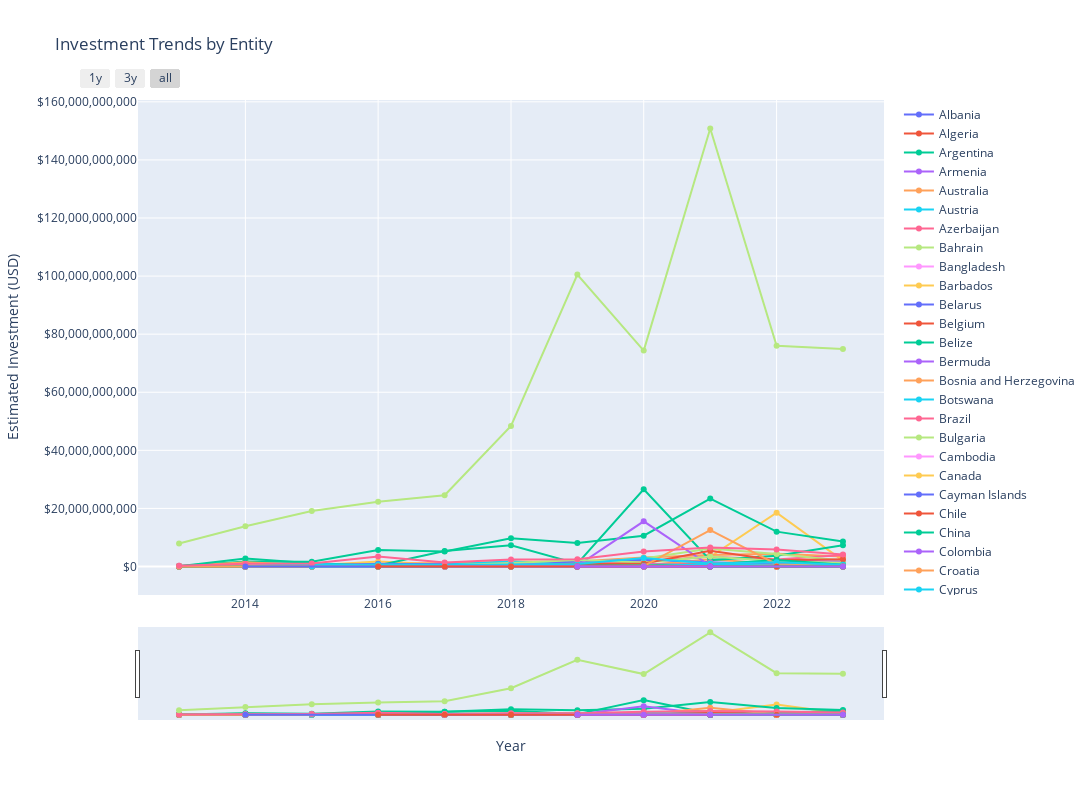

The cell this chart's notebook holds for it:
### Markdown cell above
### Total AI investment by Year

### Code cell
fig = go.Figure()


for entity in df_investments["Entity"].unique():
    df_entity = df_investments[df_investments["Entity"] == entity]
    fig.add_trace(go.Scatter(
        x=df_entity["Year"], 
        y=df_entity["Estimated Investment"], 
        mode="lines+markers",
        name=entity,
    ))


fig.update_layout(
    title="Investment Trends by Entity"
)


fig.update_layout(
    xaxis=dict(
        title="Year",
        rangeselector=dict(
            buttons=list([
                dict(count=1, label="1y", step="year", stepmode="backward"),
                dict(count=3, label="3y", step="year", stepmode="backward"),
                dict(step="all")
            ])
        ),
        rangeslider=dict(visible=True),
        type="date"
    ),
    yaxis=dict(title="Estimated Investment (USD)", tickformat="$,.0f"),
    height = 800, 
    width = 1100
)

# fig.write_html("ai_investment.html", full_html = True)

fig.show()

### Figure 1 — Plotly figure (JSON) as saved in the notebook; plotly's stock layout.template omitted (floating-point values rounded to 4 significant figures)
{"data": [{"mode": "lines+markers", "name": "Albania", "type": "scatter", "x": [2014, 2016, 2019, 2020], "y": [4578426, 2258014, 7419258, 4187914]}, {"mode": "lines+markers", "name": "Algeria", "type": "scatter", "x": [2021, 2022], "y": [0, 0]}, {"mode": "lines+markers", "name": "Argentina", "type": "scatter", "x": [2013, 2014, 2016, 2017, 2018, 2019, 2020, 2021, 2022, 2023], "y": [1163174, 1144607, 1129007, 5527297, 1079101, 3179682, 26174463, 17000000, 19443941, 316589233]}, {"mode": "lines+markers", "name": "Armenia", "type": "scatter", "x": [2020, 2021, 2023], "y": [3140936, 12000000, 6225069]}, {"mode": "lines+markers", "name": "Australia", "type": "scatter", "x": [2013, 2014, 2015, 2016, 2017, 2018, 2019, 2020, 2021, 2022, 2023], "y": [1163174, 1144607, 92603272, 89191555, 46429296, 182368151, 264973486, 419838381, 2465000000, 893495405, 566481297]}, {"mode": "lines+markers", "name": "Austria", "type": "scatter", "x": [2013, 2014, 2015, 2016, 2017, 2018, 2019, 2020, 2021, 2022, 2023], "y": [3489523, 6867639, 2286501, 5645035, 15476432, 59350582, 104929501, 148670948, 275000000, 344435534, 151180252]}, {"mode": "lines+markers", "name": "Azerbaijan", "type": "scatter", "x": [2022], "y": [0]}, {"mode": "lines+markers", "name": "Bahrain", "type": "scatter", "x": [2020, 2021, 2022], "y": [0, 40000000, 0]}, {"mode": "lines+markers", "name": "Bangladesh", "type": "scatter", "x": [2018, 2019, 2020, 2021, 2022, 2023], "y": [0, 1059894, 0, 0, 0, 0]}, {"mode": "lines+markers", "name": "Barbados", "type": "scatter", "x": [2016], "y": [20322126]}, {"mode": "lines+markers", "name": "Belarus", "type": "scatter", "x": [2016, 2017, 2020, 2022], "y": [2258014, 8843675, 2093957, 0]}, {"mode": "lines+markers", "name": "Belgium", "type": "scatter", "x": [2013, 2014, 2015, 2016, 2017, 2018, 2019, 2020, 2021, 2022, 2023], "y": [8142221, 28615164, 137190032, 76772478, 318372312, 48559567, 170642925, 392616940, 505000000, 447210654, 232995447]}, {"mode": "lines+markers", "name": "Belize", "type": "scatter", "x": [2019, 2022], "y": [10598939, 18518039]}, {"mode": "lines+markers", "name": "Bermuda", "type": "scatter", "x": [2014, 2017, 2020, 2021], "y": [30904377, 86225835, 5234893, 50000000]}, {"mode": "lines+markers", "name": "Bosnia and Herzegovina", "type": "scatter", "x": [2016, 2020, 2021, 2023], "y": [0, 0, 0, 0]}, {"mode": "lines+markers", "name": "Botswana", "type": "scatter", "x": [2014, 2015, 2016, 2019, 2021], "y": [1144607, 1143250, 0, 1059894, 1000000]}, {"mode": "lines+markers", "name": "Brazil", "type": "scatter", "x": [2013, 2014, 2015, 2016, 2017, 2018, 2019, 2020, 2021, 2022, 2023], "y": [2326349, 21747525, 144049534, 14677091, 129338752, 212582993, 423957578, 811408343, 618000000, 908309837, 186752076]}, {"mode": "lines+markers", "name": "Bulgaria", "type": "scatter", "x": [2013, 2014, 2015, 2016, 2017, 2018, 2019, 2021, 2022, 2023], "y": [1163174, 1144607, 28581257, 0, 1105459, 130571280, 2119788, 1000000, 925902, 7114365]}, {"mode": "lines+markers", "name": "Cambodia", "type": "scatter", "x": [2018], "y": [0]}, {"mode": "lines+markers", "name": "Canada", "type": "scatter", "x": [2013, 2014, 2015, 2016, 2017, 2018, 2019, 2020, 2021, 2022, 2023], "y": [145396812, 193438508, 377272589, 1742057840, 722970459, 1724404178, 1565463357, 1700293096, 3362000000, 18542112938, 2022258193]}, {"mode": "lines+markers", "name": "Cayman Islands", "type": "scatter", "x": [2017, 2018, 2019, 2020, 2021, 2022], "y": [3316378, 9711913, 0, 3140936, 16000000, 2777706]}, {"mode": "lines+markers", "name": "Chile", "type": "scatter", "x": [2013, 2014, 2015, 2016, 2017, 2018, 2019, 2020, 2021, 2022, 2023], "y": [1163174, 114460656, 0, 0, 8843675, 89565424, 33916606, 95275044, 270000000, 75923962, 4446478]}, {"mode": "lines+markers", "name": "China", "type": "scatter", "x": [2013, 2014, 2015, 2016, 2017, 2018, 2019, 2020, 2021, 2022, 2023], "y": [140744114, 1713476018, 1632561385, 5686808385, 5181288292, 9731337219, 8123027195, 10615315084, 23386000000, 12002467293, 8634170972]}, {"mode": "lines+markers", "name": "Colombia", "type": "scatter", "x": [2013, 2014, 2015, 2016, 2017, 2018, 2019, 2020, 2021, 2022, 2023], "y": [0, 0, 0, 0, 1105459, 0, 6359364, 3140936, 15000000, 618502519, 2667887]}, {"mode": "lines+markers", "name": "Croatia", "type": "scatter", "x": [2015, 2016, 2018, 2019, 2020, 2021, 2022], "y": [0, 3387021, 6474609, 3179682, 1046979, 197000000, 331472907]}, {"mode": "lines+markers", "name": "Cyprus", "type": "scatter", "x": [2014, 2015, 2016, 2017, 2018, 2019, 2020, 2021, 2022, 2023], "y": [1144607, 2286501, 1129007, 2210919, 3237304, 3179682, 47114033, 27000000, 4629510, 0]}, {"mode": "lines+markers", "name": "Czechia", "type": "scatter", "x": [2013, 2014, 2015, 2016, 2017, 2018, 2019, 2020, 2021, 2022, 2023], "y": [20937141, 0, 2286501, 3387021, 9949135, 3237304, 9539046, 52348925, 61000000, 173143669, 63139988]}, {"mode": "lines+markers", "name": "Denmark", "type": "scatter", "x": [2013, 2015, 2016, 2017, 2018, 2019, 2020, 2021, 2022, 2023], "y": [18610792, 28581257, 30483190, 84014916, 232006820, 67833212, 273261390, 435000000, 289807318, 270345862]}, {"mode": "lines+markers", "name": "Dominican Republic", "type": "scatter", "x": [2020, 2021, 2022], "y": [0, 0, 0]}, {"mode": "lines+markers", "name": "Ecuador", "type": "scatter", "x": [2017, 2021, 2023], "y": [1105459, 0, 889296]}, {"mode": "lines+markers", "name": "Egypt", "type": "scatter", "x": [2016, 2017, 2018, 2019, 2020, 2021, 2022, 2023], "y": [0, 0, 0, 2119788, 2093957, 69000000, 37961981, 8003660]}, {"mode": "lines+markers", "name": "El Salvador", "type": "scatter", "x": [2020, 2021], "y": [0, 1000000]}, {"mode": "lines+markers", "name": "Estonia", "type": "scatter", "x": [2013, 2014, 2015, 2016, 2017, 2018, 2019, 2020, 2021, 2022, 2023], "y": [0, 26325951, 12575753, 7903049, 4421838, 23740233, 18018197, 26174463, 106000000, 141663002, 21343094]}, {"mode": "lines+markers", "name": "Finland", "type": "scatter", "x": [2013, 2014, 2015, 2016, 2017, 2018, 2019, 2020, 2021, 2022, 2023], "y": [18610792, 1144607, 154338786, 29354183, 87331294, 39926755, 295710411, 265932541, 224000000, 598132675, 127169271]}, {"mode": "lines+markers", "name": "France", "type": "scatter", "x": [2013, 2014, 2015, 2016, 2017, 2018, 2019, 2020, 2021, 2022, 2023], "y": [56995550, 1420456739, 398994344, 806111016, 1246958224, 1355351469, 1742465646, 3087539617, 3958000000, 4380442240, 3455802698]}, {"mode": "lines+markers", "name": "Georgia", "type": "scatter", "x": [2022, 2023], "y": [4629510, 0]}, {"mode": "lines+markers", "name": "Germany", "type": "scatter", "x": [2013, 2014, 2015, 2016, 2017, 2018, 2019, 2020, 2021, 2022, 2023], "y": [289630449, 466999476, 700812415, 696597334, 654431975, 716523388, 1153164612, 1772534613, 3370000000, 2390678898, 3923572184]}, {"mode": "lines+markers", "name": "Ghana", "type": "scatter", "x": [2013, 2015, 2016, 2017, 2018, 2019, 2021, 2022, 2023], "y": [1163174, 1143250, 11290070, 0, 1079101, 0, 3000000, 35184275, 9782252]}, {"mode": "lines+markers", "name": "Greece", "type": "scatter", "x": [2013, 2014, 2015, 2016, 2017, 2018, 2019, 2020, 2021, 2022, 2023], "y": [0, 426938246, 0, 12419077, 66327565, 2158203, 11658833, 18845613, 58000000, 105552825, 216098831]}, {"mode": "lines+markers", "name": "Guatemala", "type": "scatter", "x": [2019], "y": [5299470]}, {"mode": "lines+markers", "name": "Hungary", "type": "scatter", "x": [2013, 2014, 2015, 2016, 2017, 2018, 2019, 2020, 2021, 2022, 2023], "y": [0, 5723033, 395564593, 12419077, 2210919, 45322262, 12718727, 10469785, 28000000, 112960041, 14228730]}, {"mode": "lines+markers", "name": "Iceland", "type": "scatter", "x": [2013, 2014, 2015, 2016, 2017, 2018, 2019, 2020, 2021, 2022, 2023], "y": [1163174, 0, 3429751, 4516028, 3316378, 5395507, 10598939, 15704678, 4000000, 27777059, 16007321]}, {"mode": "lines+markers", "name": "India", "type": "scatter", "x": [2013, 2014, 2015, 2016, 2017, 2018, 2019, 2020, 2021, 2022, 2023], "y": [68627295, 2719585184, 1142107019, 311605939, 5336052611, 7297963363, 981461793, 26600582930, 2203000000, 3684163956, 7294002504]}, {"mode": "lines+markers", "name": "Indonesia", "type": "scatter", "x": [2013, 2015, 2016, 2017, 2018, 2019, 2020, 2021, 2022, 2023], "y": [2326349, 2286501, 2258014, 28741945, 61508785, 22257773, 781045966, 186000000, 119441355, 35571824]}, {"mode": "lines+markers", "name": "Iran", "type": "scatter", "x": [2018], "y": [5395507]}, {"mode": "lines+markers", "name": "Iraq", "type": "scatter", "x": [2020, 2022], "y": [0, 0]}, {"mode": "lines+markers", "name": "Ireland", "type": "scatter", "x": [2013, 2014, 2015, 2016, 2017, 2018, 2019, 2020, 2021, 2022, 2023], "y": [2326349, 43495049, 27438006, 222414384, 87331294, 137045889, 179122077, 177986346, 602000000, 210179748, 164519686]}, {"mode": "lines+markers", "name": "Israel", "type": "scatter", "x": [2013, 2014, 2015, 2016, 2017, 2018, 2019, 2020, 2021, 2022, 2023], "y": [181455221, 170546377, 477878613, 546439400, 638955544, 1260390538, 1490210887, 2723191097, 6219000000, 4284148435, 1992022142]}, {"mode": "lines+markers", "name": "Italy", "type": "scatter", "x": [2013, 2014, 2015, 2016, 2017, 2018, 2019, 2020, 2021, 2022, 2023], "y": [15121268, 26325951, 45730011, 18064112, 11054594, 263300763, 223637622, 195784981, 224000000, 81479374, 167187573]}, {"mode": "lines+markers", "name": "Jamaica", "type": "scatter", "x": [2018], "y": [0]}, {"mode": "lines+markers", "name": "Japan", "type": "scatter", "x": [2013, 2014, 2015, 2016, 2017, 2018, 2019, 2020, 2021, 2022, 2023], "y": [47690154, 85845492, 256088060, 940462852, 738446891, 1035937428, 1794400449, 2306493651, 1423000000, 672204833, 827934203]}, {"mode": "lines+markers", "name": "Jordan", "type": "scatter", "x": [2016, 2018, 2019, 2020, 2021, 2022, 2023], "y": [0, 0, 1059894, 0, 0, 0, 889296]}, {"mode": "lines+markers", "name": "Kazakhstan", "type": "scatter", "x": [2019, 2020, 2021, 2022, 2023], "y": [0, 1046979, 1000000, 1851804, 8003660]}, {"mode": "lines+markers", "name": "Kenya", "type": "scatter", "x": [2016, 2017, 2018, 2019, 2020, 2021, 2022, 2023], "y": [2258014, 5527297, 9711913, 19078091, 17798635, 15000000, 40739687, 5335774]}, {"mode": "lines+markers", "name": "Latvia", "type": "scatter", "x": [2013, 2014, 2015, 2016, 2017, 2018, 2019, 2020, 2021, 2022, 2023], "y": [0, 1144607, 1143250, 0, 4421838, 10791015, 2119788, 5234893, 1000000, 925902, 889296]}, {"mode": "lines+markers", "name": "Lebanon", "type": "scatter", "x": [2014, 2015, 2016, 2017, 2018, 2019, 2020, 2021, 2022], "y": [0, 0, 0, 1105459, 1079101, 0, 0, 0, 0]}, {"mode": "lines+markers", "name": "Lithuania", "type": "scatter", "x": [2014, 2016, 2017, 2018, 2019, 2020, 2021, 2022, 2023], "y": [0, 1129007, 1105459, 3237304, 10598939, 5234893, 9000000, 3703608, 47132667]}, {"mode": "lines+markers", "name": "Luxembourg", "type": "scatter", "x": [2014, 2015, 2016, 2017, 2018, 2019, 2020, 2021, 2022, 2023], "y": [311332984, 0, 0, 1105459, 8632812, 6359364, 442871909, 307000000, 6481314, 10671547]}, {"mode": "lines+markers", "name": "Madagascar", "type": "scatter", "x": [2019], "y": [5299470]}, {"mode": "lines+markers", "name": "Malaysia", "type": "scatter", "x": [2014, 2015, 2016, 2017, 2018, 2019, 2020, 2021, 2022, 2023], "y": [0, 5716251, 2258014, 1105459, 51796871, 81611834, 47114033, 106000000, 140737100, 74700830]}, {"mode": "lines+markers", "name": "Malta", "type": "scatter", "x": [2014, 2017, 2018, 2020], "y": [1144607, 1105459, 0, 32456334]}, {"mode": "lines+markers", "name": "Mauritius", "type": "scatter", "x": [2016, 2019, 2020, 2021, 2022], "y": [1129007, 2119788, 4187914, 23000000, 55554118]}, {"mode": "lines+markers", "name": "Mexico", "type": "scatter", "x": [2013, 2014, 2015, 2016, 2017, 2018, 2019, 2020, 2021, 2022, 2023], "y": [1163174, 2289213, 9146002, 11290070, 28741945, 7553710, 146265364, 41879140, 210000000, 291659122, 123612088]}, {"mode": "lines+markers", "name": "Mongolia", "type": "scatter", "x": [2018, 2019, 2021], "y": [0, 0, 0]}, {"mode": "lines+markers", "name": "Morocco", "type": "scatter", "x": [2022], "y": [0]}, {"mode": "lines+markers", "name": "Netherlands", "type": "scatter", "x": [2013, 2014, 2015, 2016, 2017, 2018, 2019, 2020, 2021, 2022, 2023], "y": [10468570, 28615164, 300674821, 681920243, 601369923, 1790229369, 356124366, 440777951, 931000000, 1594403200, 927535310]}, {"mode": "lines+markers", "name": "New Zealand", "type": "scatter", "x": [2014, 2015, 2016, 2017, 2018, 2019, 2020, 2021, 2022, 2023], "y": [13735279, 6859502, 176125096, 1105459, 53955074, 280871895, 136107206, 1261000000, 233327298, 22232390]}, {"mode": "lines+markers", "name": "Nigeria", "type": "scatter", "x": [2016, 2017, 2018, 2019, 2020, 2021, 2022, 2023], "y": [56450351, 0, 11870116, 13778621, 3140936, 2000000, 4629510, 16896616]}, {"mode": "lines+markers", "name": "North Macedonia", "type": "scatter", "x": [2022, 2023], "y": [925902, 889296]}, {"mode": "lines+markers", "name": "Norway", "type": "scatter", "x": [2013, 2014, 2015, 2016, 2017, 2018, 2019, 2020, 2021, 2022, 2023], "y": [3489523, 51507295, 1143250, 14677091, 113862320, 67983394, 274512532, 432402123, 437000000, 181476787, 204537988]}, {"mode": "lines+markers", "name": "Oman", "type": "scatter", "x": [2019, 2021], "y": [0, 0]}, {"mode": "lines+markers", "name": "Pakistan", "type": "scatter", "x": [2014, 2015, 2016, 2017, 2018, 2019, 2020, 2021, 2022, 2023], "y": [0, 1143250, 0, 1105459, 0, 1059894, 0, 7000000, 9259020, 0]}, {"mode": "lines+markers", "name": "Panama", "type": "scatter", "x": [2021], "y": [1000000]}, {"mode": "lines+markers", "name": "Paraguay", "type": "scatter", "x": [2021], "y": [0]}, {"mode": "lines+markers", "name": "Peru", "type": "scatter", "x": [2014, 2017, 2018, 2019, 2020, 2021, 2022, 2023], "y": [0, 0, 0, 1059894, 3140936, 1000000, 925902, 1778591]}, {"mode": "lines+markers", "name": "Philippines", "type": "scatter", "x": [2014, 2015, 2016, 2018, 2020, 2021, 2022, 2023], "y": [2289213, 2286501, 0, 3237304, 1046979, 4000000, 13888530, 22232390]}, {"mode": "lines+markers", "name": "Poland", "type": "scatter", "x": [2013, 2014, 2015, 2016, 2017, 2018, 2019, 2020, 2021, 2022, 2023], "y": [2326349, 10301459, 51446262, 21451133, 59694809, 30214842, 104929501, 148670948, 119000000, 170365963, 110272654]}, {"mode": "lines+markers", "name": "Portugal", "type": "scatter", "x": [2013, 2014, 2015, 2016, 2017, 2018, 2019, 2020, 2021, 2022, 2023], "y": [3489523, 10301459, 24008256, 15806098, 212248208, 161865223, 115528440, 18845613, 272000000, 212957454, 30236050]}, {"mode": "lines+markers", "name": "Puerto Rico", "type": "scatter", "x": [2017, 2018, 2019, 2020, 2021, 2022], "y": [0, 0, 2119788, 0, 1000000, 1851804]}, {"mode": "lines+markers", "name": "Qatar", "type": "scatter", "x": [2022, 2023], "y": [13888530, 0]}, {"mode": "lines+markers", "name": "Romania", "type": "scatter", "x": [2014, 2016, 2017, 2018, 2019, 2020, 2021, 2022, 2023], "y": [2289213, 1129007, 0, 0, 5299470, 5234893, 42000000, 24999353, 70254352]}, {"mode": "lines+markers", "name": "Russia", "type": "scatter", "x": [2013, 2014, 2015, 2016, 2017, 2018, 2019, 2020, 2021, 2022, 2023], "y": [1163174, 0, 5716251, 9032056, 15476432, 51796871, 32856712, 24080506, 24000000, 925902, 889296]}, {"mode": "lines+markers", "name": "Saint Kitts and Nevis", "type": "scatter", "x": [2021, 2023], "y": [1000000, 0]}, {"mode": "lines+markers", "name": "Saudi Arabia", "type": "scatter", "x": [2014, 2015, 2016, 2017, 2018, 2019, 2020, 2021, 2022, 2023], "y": [2289213, 1143250, 74514464, 24320107, 1154638592, 241655819, 15559147594, 230000000, 2046243363, 1714561915]}, {"mode": "lines+markers", "name": "Senegal", "type": "scatter", "x": [2021, 2023], "y": [0, 0]}, {"mode": "lines+markers", "name": "Serbia", "type": "scatter", "x": [2015, 2017, 2018, 2019, 2020, 2021, 2022, 2023], "y": [0, 0, 1079101, 0, 0, 0, 7407216, 39129006]}, {"mode": "lines+markers", "name": "Seychelles", "type": "scatter", "x": [2015, 2016, 2017, 2021, 2023], "y": [0, 1129007, 1105459, 1000000, 44464780]}, {"mode": "lines+markers", "name": "Singapore", "type": "scatter", "x": [2013, 2014, 2015, 2016, 2017, 2018, 2019, 2020, 2021, 2022, 2023], "y": [27916188, 107593017, 389848342, 190802187, 301790421, 1163271404, 2231076754, 1354790188, 3465000000, 1815693772, 1326829034]}, {"mode": "lines+markers", "name": "Slovakia", "type": "scatter", "x": [2014, 2015, 2016, 2017, 2018, 2019, 2020, 2021, 2022, 2023], "y": [1144607, 2286501, 1129007, 29847404, 4316406, 8479152, 11516764, 2000000, 10184922, 17785912]}, {"mode": "lines+markers", "name": "Slovenia", "type": "scatter", "x": [2014, 2015, 2016, 2017, 2018, 2019, 2020, 2021, 2022, 2023], "y": [0, 0, 0, 5527297, 0, 1059894, 4187914, 4000000, 9259020, 17785912]}, {"mode": "lines+markers", "name": "South Africa", "type": "scatter", "x": [2014, 2015, 2016, 2017, 2018, 2019, 2020, 2021, 2022, 2023], "y": [0, 26294756, 59837372, 80698538, 73378901, 227877198, 102603894, 264000000, 44443295, 60472101]}, {"mode": "lines+markers", "name": "South Korea", "type": "scatter", "x": [2013, 2014, 2015, 2016, 2017, 2018, 2019, 2020, 2021, 2022, 2023], "y": [5815872, 17169098, 217217551, 193060201, 166924372, 285961894, 805519398, 1053260378, 5413000000, 2189758169, 2466016697]}, {"mode": "lines+markers", "name": "Spain", "type": "scatter", "x": [2013, 2014, 2015, 2016, 2017, 2018, 2019, 2020, 2021, 2022, 2023], "y": [65137772, 85845492, 51446262, 169351054, 172451669, 159707020, 341285850, 346549886, 678000000, 2271237543, 588713687]}, {"mode": "lines+markers", "name": "Sri Lanka", "type": "scatter", "x": [2017, 2018, 2019, 2020, 2021, 2022, 2023], "y": [2210919, 2158203, 1059894, 0, 0, 0, 2667887]}, {"mode": "lines+markers", "name": "Sweden", "type": "scatter", "x": [2013, 2014, 2015, 2016, 2017, 2018, 2019, 2020, 2021, 2022, 2023], "y": [18610792, 38916623, 37727259, 75643471, 53062052, 124096671, 110228970, 164375626, 12534000000, 795349796, 160962503]}, {"mode": "lines+markers", "name": "Switzerland", "type": "scatter", "x": [2013, 2014, 2015, 2016, 2017, 2018, 2019, 2020, 2021, 2022, 2023], "y": [112827926, 187715476, 926032718, 307089911, 478663928, 775873970, 892430702, 2896989529, 1000000000, 1474035943, 570927775]}, {"mode": "lines+markers", "name": "Taiwan", "type": "scatter", "x": [2013, 2014, 2015, 2016, 2017, 2018, 2019, 2020, 2021, 2022, 2023], "y": [19773966, 2289213, 20578505, 38386239, 13265513, 9711913, 170642925, 65959646, 61000000, 79627570, 32903937]}, {"mode": "lines+markers", "name": "Tajikistan", "type": "scatter", "x": [2022, 2023], "y": [925902, 889296]}, {"mode": "lines+markers", "name": "Tanzania", "type": "scatter", "x": [2017], "y": [0]}, {"mode": "lines+markers", "name": "Thailand", "type": "scatter", "x": [2014, 2015, 2016, 2018, 2019, 2020, 2021, 2022, 2023], "y": [0, 0, 1129007, 6474609, 4239576, 3140936, 5000000, 9259020, 889296]}, {"mode": "lines+markers", "name": "Trinidad and Tobago", "type": "scatter", "x": [2018], "y": [10791015]}, {"mode": "lines+markers", "name": "Tunisia", "type": "scatter", "x": [2018, 2019, 2020, 2021, 2022, 2023], "y": [1079101, 0, 0, 0, 1851804, 0]}, {"mode": "lines+markers", "name": "Turkey", "type": "scatter", "x": [2013, 2014, 2015, 2016, 2017, 2018, 2019, 2020, 2021, 2022, 2023], "y": [0, 0, 0, 4516028, 4421838, 8632812, 9539046, 9422807, 99000000, 20369843, 40907598]}, {"mode": "lines+markers", "name": "Uganda", "type": "scatter", "x": [2019, 2020, 2022, 2023], "y": [0, 0, 0, 889296]}, {"mode": "lines+markers", "name": "Ukraine", "type": "scatter", "x": [2013, 2014, 2015, 2016, 2017, 2018, 2019, 2020, 2021, 2022, 2023], "y": [0, 0, 0, 0, 0, 1079101, 10598939, 11516764, 642000000, 1851804, 3557182]}, {"mode": "lines+markers", "name": "United Arab Emirates", "type": "scatter", "x": [2015, 2016, 2017, 2018, 2019, 2020, 2021, 2022, 2023], "y": [1143250, 1129007, 14370972, 128413077, 65713425, 37691226, 846000000, 249067631, 63139988]}, {"mode": "lines+markers", "name": "United Kingdom", "type": "scatter", "x": [2013, 2014, 2015, 2016, 2017, 2018, 2019, 2020, 2021, 2022, 2023], "y": [218676805, 937432772, 1015206240, 3478470644, 1346449571, 2420424638, 2507709074, 5165791954, 6507000000, 5826701124, 4135224536]}, {"mode": "lines+markers", "name": "United States", "type": "scatter", "x": [2013, 2014, 2015, 2016, 2017, 2018, 2019, 2020, 2021, 2022, 2023], "y": [7932850061, 13863474640, 19136866265, 22260631511, 24524617188, 48413888259, 100536240153, 74335474005, 150819000000, 75989700933, 74908036205]}, {"mode": "lines+markers", "name": "Uruguay", "type": "scatter", "x": [2017, 2020, 2021, 2022, 2023], "y": [0, 2093957, 100000000, 5555412, 889296]}, {"mode": "lines+markers", "name": "Uzbekistan", "type": "scatter", "x": [2019, 2021, 2022, 2023], "y": [0, 0, 0, 0]}, {"mode": "lines+markers", "name": "Venezuela", "type": "scatter", "x": [2014, 2019, 2021], "y": [0, 1059894, 0]}, {"mode": "lines+markers", "name": "Vietnam", "type": "scatter", "x": [2016, 2017, 2018, 2019, 2020, 2021, 2022, 2023], "y": [2258014, 0, 0, 6359364, 8375828, 17000000, 26851157, 25789572]}, {"mode": "lines+markers", "name": "Zambia", "type": "scatter", "x": [2021, 2023], "y": [0, 0]}, {"mode": "lines+markers", "name": "Zimbabwe", "type": "scatter", "x": [2019, 2020, 2021, 2023], "y": [0, 0, 0, 0]}], "layout": {"height": 800, "title": {"text": "Investment Trends by Entity"}, "width": 1100, "xaxis": {"autorange": true, "range": ["2012-05-19 17:56:31.064", "2023-08-15 06:03:28.936"], "rangeselector": {"buttons": [{"count": 1, "label": "1y", "step": "year", "stepmode": "backward"}, {"count": 3, "label": "3y", "step": "year", "stepmode": "backward"}, {"step": "all"}]}, "rangeslider": {"autorange": true, "range": ["2012-05-19 17:56:31.064", "2023-08-15 06:03:28.936"], "visible": true, "yaxis": {"_template": null, "rangemode": "match"}}, "title": {"text": "Year"}, "type": "date"}, "yaxis": {"autorange": true, "range": [-9811000000.0, 160600000000.0], "tickformat": "$,.0f", "title": {"text": "Estimated Investment (USD)"}, "type": "linear"}}}
